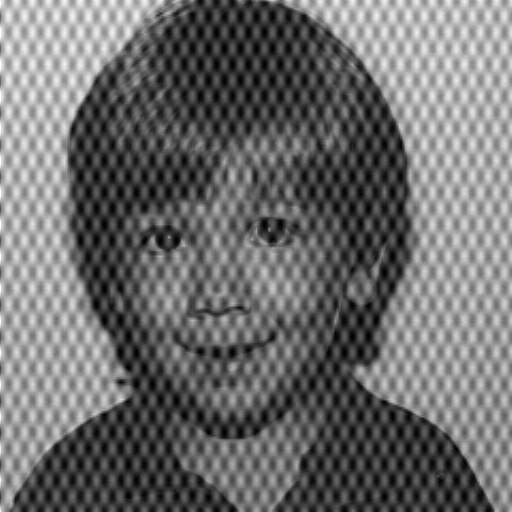
#> input picture boy_noisy.png, 512 x 512 px
$ python question1.py
#> lines starting #> are read from the running program, lines starting #| are printed output that depends on the picture; after the words box and inside, x2 and y2 are one past the last pixel; in counts of white or black regions, pixels touching at a corner belong together
import numpy as np
import argparse
import matplotlib.pyplot as plt
from PIL import Image
#from scipy.fftpack import fft2, ifft2, fftshift

def showImages(images, titles):
    # Determine the number of images
    num_images = len(images)

    # Calculate number of rows and columns
    if num_images > 4:
        num_rows = (num_images // 4) + (num_images % 4 > 0)  # Add an extra row if there are leftovers
        num_cols = 4
    else:
        num_rows = 1
        num_cols = num_images

    # Create subplots with the calculated rows and columns
    fig, axes = plt.subplots(num_rows, num_cols, figsize=(15, num_rows * 5))
    axes = axes.flatten()  # Flatten the axes array for easy indexing

    # Plot each image
    for ax, img, title in zip(axes, images, titles):
        ax.imshow(img, cmap='gray', vmin=0, vmax=255)
        ax.set_title(title)
        ax.axis('off')

    # Hide any unused subplots
    for i in range(num_images, len(axes)):
        axes[i].axis('off')

    plt.tight_layout()  # Adjust layout to prevent overlap
    plt.show()

def normalize(image):
    min_val = np.min(image)
    max_val = np.max(image)
    norm_img = 255 * (image - min_val) / (max_val - min_val)
    return norm_img.astype(np.uint8)

def pad_image(image, pad_height, pad_width):
    return np.pad(image, ((pad_height, pad_height), (pad_width, pad_width)), mode='constant')

def getGaussianFilter(size):
    # Getting this were harder than the coding assignment
    array = None
    if size == 7:
        array =  [[1, 1, 2, 2, 2, 1, 1],
                  [1, 2, 2, 4, 2, 2, 1],
                  [2, 2, 4, 8, 4, 2, 2],
                  [2, 4, 8, 16, 8, 4, 2],
                  [2, 2, 4, 8, 4, 2, 2],
                  [1, 2, 2, 4, 2, 2, 1],
                  [1, 1, 2, 2, 2, 1, 1]]
    if size == 15:
        array =  [[2, 2, 3, 4, 5, 5, 6, 6, 6, 5, 5, 4, 3, 2, 2],
                  [2, 3, 4, 5, 7, 7, 8, 8, 8, 7, 7, 5, 4, 3, 2],
                  [3, 4, 6, 7, 9, 10, 10, 11, 10, 10, 9, 7, 6, 4, 3],
                  [4, 5, 7, 9, 10, 12, 13, 13, 13, 12, 10, 9, 7, 5, 4],
                  [5, 7, 9, 11, 13, 14, 15, 16, 15, 14, 13, 11, 9, 7, 5],
                  [5, 7, 10, 12, 14, 16, 17, 18, 17, 16, 14, 12, 10, 7, 5],
                  [6, 8, 10, 13, 15, 17, 19, 19, 19, 17, 15, 13, 10, 8, 6],
                  [6, 8, 11, 13, 16, 18, 19, 20, 19, 18, 16, 13, 11, 8, 6],
                  [6, 8, 10, 13, 15, 17, 19, 19, 19, 17, 15, 13, 10, 8, 6],
                  [5, 7, 10, 12, 14, 16, 17, 18, 17, 16, 14, 12, 10, 7, 5],
                  [5, 7, 9, 11, 13, 14, 15, 16, 15, 14, 13, 11, 9, 7, 5],
                  [4, 5, 7, 9, 10, 12, 13, 13, 13, 12, 10, 9, 7, 5, 4],
                  [3, 4, 6, 7, 9, 10, 10, 11, 10, 10, 9, 7, 6, 4, 3],
                  [2, 3, 4, 5, 7, 7, 8, 8, 8, 7, 7, 5, 4, 3, 2],
                  [2, 2, 3, 4, 5, 5, 6, 6, 6, 5, 5, 4, 3, 2, 2],]

    npArray = np.array(array, dtype=np.float32)
    # Make it so the array adds up to 1
    return npArray / np.sum(npArray)

def doGaussian(filename, maskSize):
    mask = getGaussianFilter(maskSize)
    image = np.array(Image.open(filename).convert('L'), dtype=np.float32)
    paddedImage = pad_image(image, maskSize // 2, maskSize // 2)
    output_image = np.zeros_like(image)

    for i in range(image.shape[0]):
        for j in range(image.shape[1]):
            region = paddedImage[i:i + maskSize, j:j + maskSize]
            output_image[i, j] = np.sum(region * mask)

    return output_image

def fft(data: list[float], nn: int, isign: int):
  #n, mmax, m, j, istep, i = None # uint32
  #wtemp, wr, wpr, wpi, wi, theta = None # double
  #tempr, tempi = None # float

  n = nn*2
  j = 1
  for i in (range(1, n, 2)):
    if j > i:
      data[j], data[i] = data[i], data[j]
      data[j+1], data[i+1] = data[i+1], data[j+1]
    m = nn
    while (m >= 2 and j > m):
      j -= m
      m //= 2
    j += m

  mmax = 2
  while (n > mmax):
    istep = mmax *2
    theta = isign * (2*np.pi / mmax)
    wtemp = np.sin(.5*theta)
    wpr = -2.0 * wtemp * wtemp
    wpi = np.sin(theta)
    wr = 1.0
    wi = 0.0
    for m in range(1, mmax, 2):
      for i in range(m, n+1, istep):
        j = i + mmax
        tempr = wr*data[j]-wi*data[j+1]
        tempi = wr*data[j+1]+wi*data[j]
        data[j] = data[i]-tempr
        data[j+1] = data[i+1]-tempi
        data[i] += tempr
        data[i+1] += tempi

      wtemp = wr
      wr = wtemp*wpr-wi*wpi+wr
      wi = wi*wpr+wtemp*wpi+wi
    mmax=istep

def convertToInput2d(arr, N, M):
#> called with N = 512, M = 512
  data = np.zeros((N*2+1, M*2+1))
  for i in range(N):
    for j in range(M):
      data[2 * i + 1, 2* j + 1] = arr[i, j]  # Real
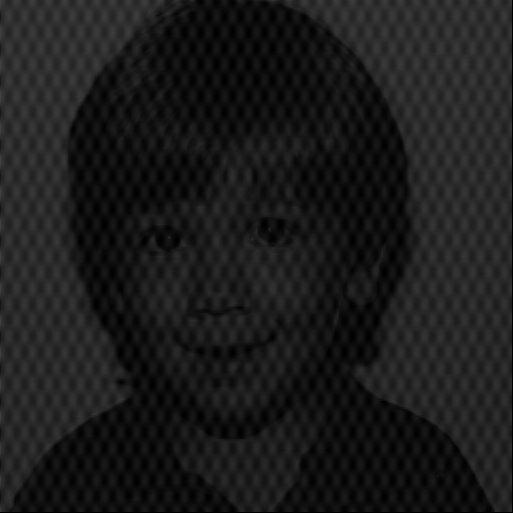
#> data: shape (1025, 1025) float64 (shown at 1/2 size); min 0, max 255, mean 27.3
  return data

def fft2d(data, isign):
  if isign == -1:
    data = convertToInput2d(data, data.shape[0], data.shape[1])
  else:
    data /= (data.shape[0]//2)*(data.shape[1]//2)

  # Each pixel is represented by the following matrix: | R  I |
  # The I values are set to the most recently          | I  0 |
  # updated value before computing

  # Apply 1D FFT on rows
  for i in range(1, data.shape[0], 2):
    data[i, 2::2] = data[i+1, 1::2]
    fft(data[i, :], data.shape[1]//2, isign)

  # Apply 1D FFT on columns
  for j in range(1, data.shape[1], 2):
    data[2::2, j] = data[1::2, j+1]
    fft(data[:, j], data.shape[0]//2, isign)

  if isign == 1:
    return data[1::2, 1::2]
  return data

def extractResults(data):
  real = data[1::2, 1::2]
  imag = data[2::2, 1::2]
  mag = np.zeros_like(real)
  for i in range(real.shape[0]):
    for j in range(real.shape[1]):
      mag[i,j] = np.sqrt(real[i,j]**2 + imag[i,j]**2)
  return real, imag, mag

def combineResultes(real, imag):
   data = np.zeros((2 * real.shape[0] + 1, 2 * real.shape[1] + 1))
   data[1::2, 1::2] = real
   data[2::2, 1::2] = imag

   return data

def fftShift(data):
    real, imag, mag = extractResults(data)

    def shift_quadrants(data):
        rows, cols = data.shape
#> rows = 512; cols = 512
        mid_row, mid_col = rows // 2, cols // 2
#> mid_row = 256; mid_col = 256

        shifted = np.zeros_like(data)
        shifted[:mid_row, :mid_col] = data[mid_row:, mid_col:]  # Bottom-right -> Top-left
        shifted[:mid_row, mid_col:] = data[mid_row:, :mid_col]  # Bottom-left -> Top-right
        shifted[mid_row:, :mid_col] = data[:mid_row, mid_col:]  # Top-right -> Bottom-left
        shifted[mid_row:, mid_col:] = data[:mid_row, :mid_col]  # Top-left -> Bottom-right

        return shifted

    # Apply the same shift logic to both real and imaginary parts
    shifted_real = shift_quadrants(real)
    shifted_imag = shift_quadrants(imag)

    return shifted_real, shifted_imag


def band_reject_filter(filename, low_freq, high_freq):
    image = np.array(Image.open(filename).convert('L'), dtype=np.float32)
    # Compute FFT of the image
    f_image = fft2d(image, -1)
    shiftedReal, shiftedImag = fftShift(f_image)

    # Create a mask for the band-reject filter
    mask = np.ones(image.shape)
    rows, cols = image.shape
#> rows = 512; cols = 512
    center = (rows // 2, cols // 2)
#> center = (256, 256)
    for i in range(rows):
        for j in range(cols):
            dist = np.sqrt((i - center[0]) ** 2 + (j - center[1]) ** 2)
            if low_freq <= dist <= high_freq:
                mask[i, j] = 0
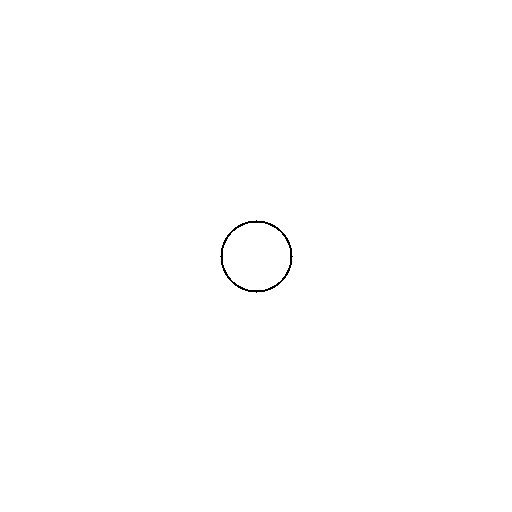
#> mask: shape (512, 512) float64; values 0 (black) and 1 (white), 99.8% white; black in thin lines or dots, all inside (x1, y1, x2, y2) = (220, 220, 293, 293)

    # Apply the mask to the Fourier transform
    shiftedReal *= mask
#> shiftedReal: shape (512, 512) float64; min -1367921.5, max 28687776, mean 190.2
    shiftedImag *= mask
#> shiftedImag: shape (512, 512) float64; min -2222740.8, max 2222740.8, mean 0
    fixedShiftedFFT = combineResultes(shiftedReal, shiftedImag)
    temp1, temp2 = fftShift(fixedShiftedFFT)
    fixedImageFFT = combineResultes(temp1, temp2)

    # Inverse FFT
    filtered_image = np.real(fft2d(fixedImageFFT, 1))
#> call 2 of fft2d, with isign = 1
#> after the loop in fft2d (call 2), `for j in range(1, data.shape[1], 2):`:
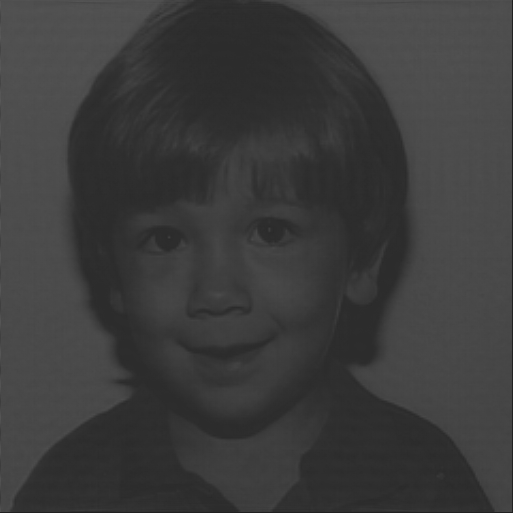
#> data: shape (1025, 1025) float64 (shown at 1/2 size); min -34.12, max 225.3, mean 27.3; drawn with min black and max white
#> in fft2d (call 2), `return data[1::2, 1::2]`:
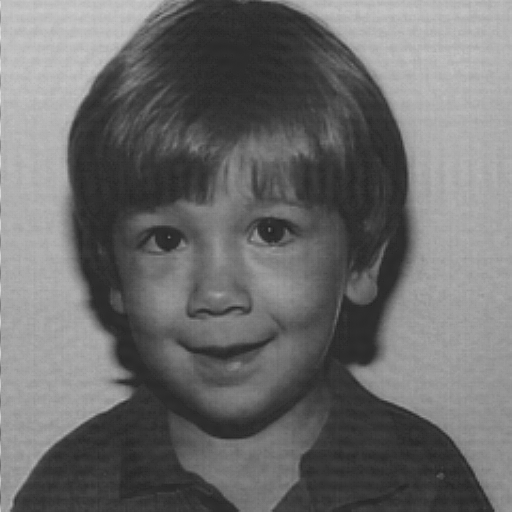
#> returned value: shape (512, 512) float64; min 33.78, max 225.3, mean 109.4

    return filtered_image

def notch_filter(filename, radius):
    image = np.array(Image.open(filename).convert('L'), dtype=np.float32)
    # Compute FFT of the image
    f_image = fft2d(image, -1)
    shiftedReal, shiftedImag = fftShift(f_image)

    # Create a mask for the notch filter
    mask = np.ones(image.shape)
    rows, cols = image.shape

    center = (rows // 2, cols // 2)
    x, y = np.meshgrid(np.arange(cols), np.arange(rows))
    dist = np.sqrt((x - center[0])**2 + (y - center[1])**2)
    mask[dist <= radius] = 0

    # Apply the mask to the Fourier transform
    shiftedReal *= mask
#> shiftedReal: shape (512, 512) float64; min -33653, max 2977900, mean 60.9
    shiftedImag *= mask
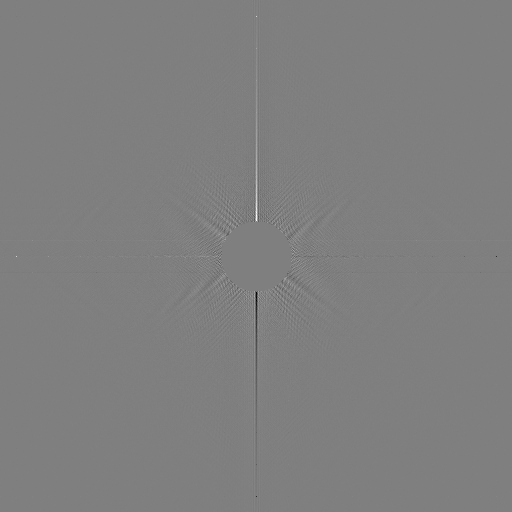
#> shiftedImag: shape (512, 512) float64; min -112063.5, max 112063.5, mean 0; drawn with min black and max white
    fixedShiftedFFT = combineResultes(shiftedReal, shiftedImag)
    temp1, temp2 = fftShift(fixedShiftedFFT)
#> in shift_quadrants (call 8), `shifted[:mid_row, :mid_col] = data[mid_row:, mid_col:]`:
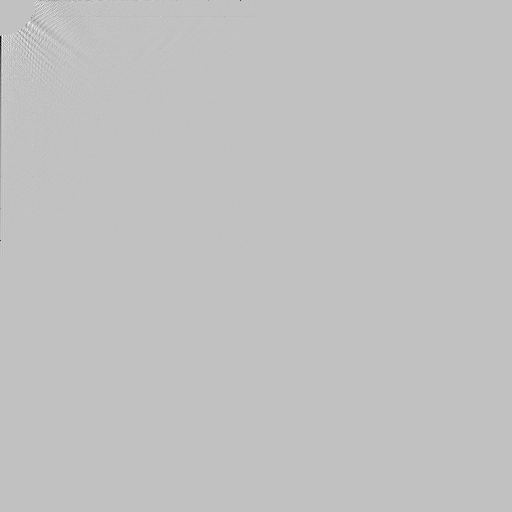
#> shifted: shape (512, 512) float64; min -112063.5, max 35805.3, mean -14.9; drawn with min black and max white
#> in shift_quadrants (call 8), `shifted[:mid_row, mid_col:] = data[mid_row:, :mid_col]`:
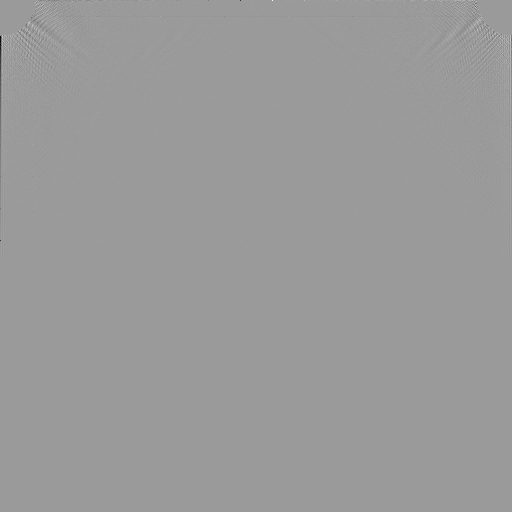
#> shifted: shape (512, 512) float64; min -112063.5, max 72901.2, mean -0.5; drawn with min black and max white
    fixedImageFFT = combineResultes(temp1, temp2)

    # Inverse FFT
    filtered_image = np.real(fft2d(fixedImageFFT, 1))

    return filtered_image


def runProgram(filename):
  images = []
  titles = []
  image = np.array(Image.open(filename).convert('L'), dtype=np.float32)

  images.append(image)
  titles.append("Original")

  lowFreq, highFreq = 34, 36
  bandImage = band_reject_filter(filename, lowFreq, highFreq)
  images.append(bandImage)
  titles.append("Band-Reject")

  notch_radius = 35
  noiseOfImage = notch_filter(filename, notch_radius)
  images.append(image - noiseOfImage)
  titles.append("Notch")

  images.append(noiseOfImage)
  titles.append("Isolating Noise")

  gaussianImage = doGaussian(filename, 15)
  images.append(gaussianImage)
  titles.append("Gaussian Comparison")

  showImages(images, titles)
#> the loop in showImages, `for ax, img, title in zip(axes, images, titles):` made 5 passes
#> title on passes 1 to 5: 'Original', 'Band-Reject', 'Notch', 'Isolating Noise', 'Gaussian Comparison'
#> the loop in showImages, `for i in range(num_images, len(axes)):` made 3 passes

if __name__ == '__main__':
    parser = argparse.ArgumentParser(description='Image Converter')
    parser.add_argument('-f','--filename', type=str, default = "boy_noisy.png", help='Which file do you want to use')
    args = parser.parse_args()

    runProgram(args.filename)
